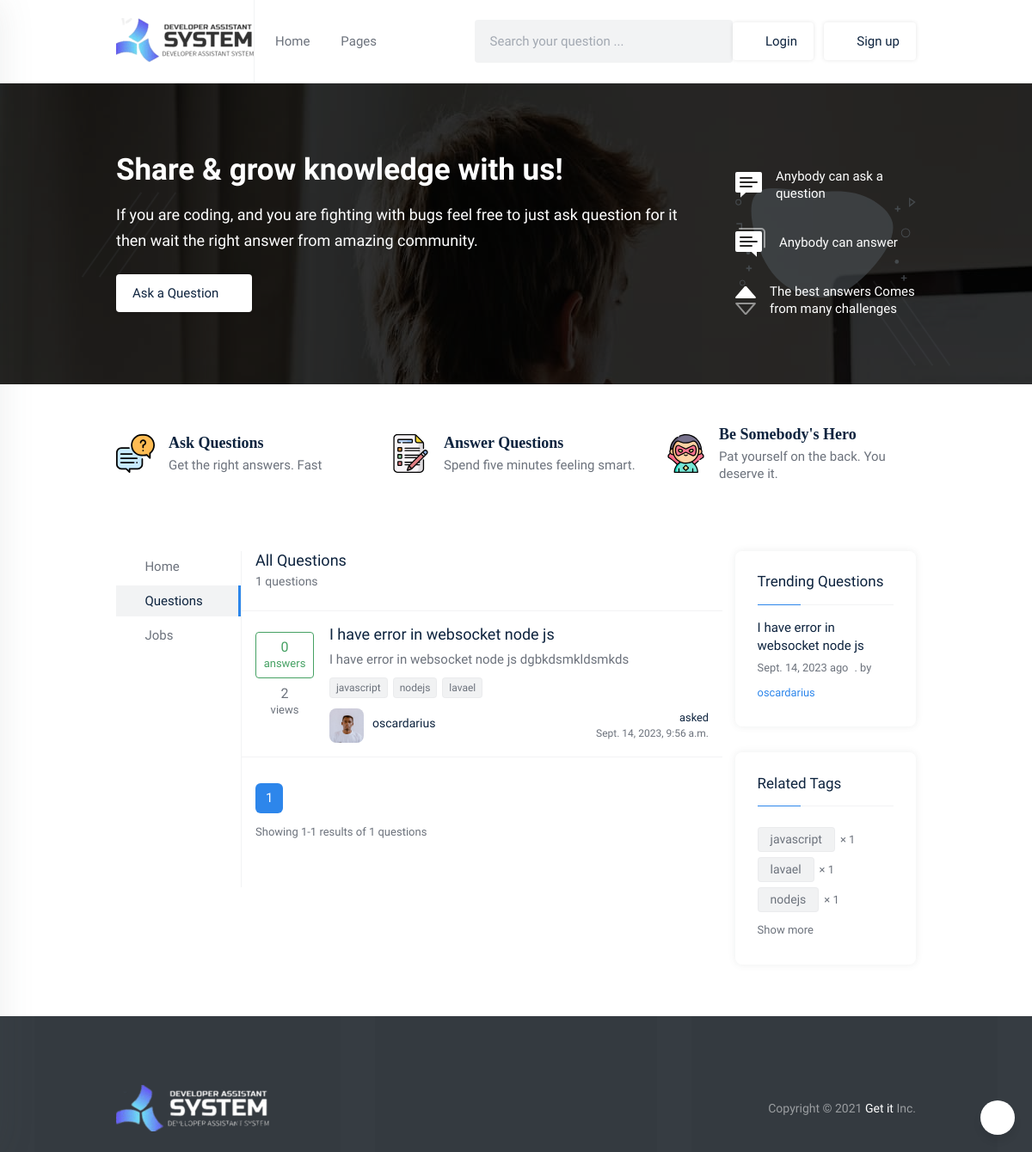
The page /question/ on the database its author committed.
### questions/models.py (models this page shows, shortened)
class Questions_stuff(models.Model):
    title = models.CharField(max_length=100)
    detail = models.TextField(default='')
    body = HTMLField()
    owner = models.ForeignKey(User, on_delete=models.CASCADE)
    viewed = models.PositiveIntegerField()
    tag = models.CharField(max_length=200)
    email_notify = models.BooleanField(default=False)
    whatsapp_notify = models.BooleanField(default=False)
    publish_date = models.DateTimeField(auto_now_add=True)
    def tags_as_list(self):
        return self.tag.split(',')
    def get_count_answer(self):
        id_question = self.id
        ans = Answer_stuff.objects.filter(question__id=id_question)
        if ans.exists():
            final_count = ans.count()
        else:
            final_count = 0
        return final_count
    class Meta:
        verbose_name_plural = 'Question'

### authentication/models.py (models this page shows, shortened)
class Profile(models.Model):
    user = models.OneToOneField(User, on_delete=models.CASCADE)
    user_image = models.ImageField(upload_to='images/', default='profile.png', null=True, blank=True)
    location = models.CharField(max_length=100, null=True, blank=True)
    about_me = models.TextField(null=True, blank=True)
    github_link = models.URLField(default='https://github.com/', null=True, blank=True)
    website_link = models.URLField(default='https://www.google.com/', null=True, blank=True)
    backend_development = models.PositiveIntegerField(null=True, blank=True)
    frontend_development = models.PositiveIntegerField(null=True, blank=True)
    hardware = models.PositiveIntegerField(null=True, blank=True)
    uiandux = models.PositiveIntegerField(null=True, blank=True)
    artificial_intelligence = models.PositiveIntegerField(null=True, blank=True)
    badge = models.BooleanField(default=False)
    date_created = models.DateField(default=now)

class User(AbstractBaseUser):
    full_name = models.CharField(max_length=255, null=False)
    email = models.EmailField(
        verbose_name='email address',
        max_length=255,
        unique=True,
    )
    phone_number = PhoneNumberField(unique=True)
    is_verified = models.BooleanField(default=False)
    is_two_f_enable = models.BooleanField(default=False)
    is_active = models.BooleanField(default=True)
    staff = models.BooleanField(default=False)
    admin = models.BooleanField(default=False)
    USERNAME_FIELD = 'email'
    REQUIRED_FIELDS = ['full_name', 'phone_number']
    objects = UserManager()
    class Meta:
        app_label = 'authentication'

### home_view/views.py (the view)
# urls.py: path('question/', views.question, name="question"),
def question(request):
    all_questions = Questions_stuff.objects.filter().order_by('-publish_date')
    search_question = request.GET.get('search_question')
    if search_question != '' and search_question is not None:
        all_questions = Questions_stuff.objects.filter(
            Q(title__icontains=search_question) | Q(tag__icontains=search_question) | Q(body__in=search_question) | Q(
                detail__icontains=search_question)).distinct()
    all_answer = Answer_stuff.objects.all()
    profile_detail = Profile.objects.all()
    paginator = Paginator(all_questions, 8)
    page_number = request.GET.get('page')
    try:
        posts = paginator.page(page_number)
    except PageNotAnInteger:
        posts = paginator.page(1)
    except EmptyPage:
        posts = paginator.page(paginator.num_pages)
    trending_question = Questions_stuff.objects.filter().order_by('-viewed')
    context = {
        'questions': all_questions,
        'profile_detail': profile_detail,
        'posts': posts,
        'all_questions_count': all_questions.count(),
        'trending_question': trending_question[:4]
    }
    return render(request, 'question.html', context)

### home_view/templates/question.html (shortened to what this page needs)
{% extends 'base_white.html' %}
{% load static %}
{% block content %}
<section class="hero-area pt-80px pb-60px hero-bg-1">
    <div class="overlay"></div>
    <span class="stroke-shape stroke-shape-1"></span>
    <span class="stroke-shape stroke-shape-2"></span>
    <span class="stroke-shape stroke-shape-3"></span>
    <span class="stroke-shape stroke-shape-4"></span>
    <span class="stroke-shape stroke-shape-5"></span>
    <span class="stroke-shape stroke-shape-6"></span>
    <div class="container">
        <div class="row align-items-center">
            <div class="col-lg-9">
                <div class="hero-content">
                    <h2 class="section-title pb-3 text-white">Share & grow knowledge with us!</h2>
                    <p class="section-desc text-white">If you are coding, and you are fighting with bugs feel free to just ask question for it
                        then wait the right answer from amazing community.
                    </p>
                    <div class="hero-btn-box py-4">
                        <a href="{% url 'ask_question' %}" class="btn theme-btn theme-btn-white">Ask a Question <i class="la la-arrow-right icon ml-1"></i></a>
                    </div>
                </div>
            </div>
            <div class="col-lg-3">
                <div class="hero-list hero-list-bg">
                    <div class="d-flex align-items-center pb-30px">
                        <img src="{% static 'home/images/anonymousHeroQuestions.svg' %}" alt="question icon" class="mr-3">
                        <p class="fs-15 text-white lh-20">Anybody can ask a question</p>
                    </div>
                    <div class="d-flex align-items-center pb-30px">
                        <img src="{% static 'home/images/anonymousHeroAnswers.svg' %}" alt="question answer icon" class="mr-3">
                        <p class="fs-15 text-white lh-20">Anybody can answer</p>
                    </div>
                    <div class="d-flex align-items-center">
                        <img src="{% static 'home/images/anonymousHeroUpvote.svg' %}" alt="vote icon" class="mr-3">
                        <p class="fs-15 text-white lh-20">The best answers Comes from many challenges</p>
                    </div>
                </div>
            </div>
        </div>
    </div>
</section>
<section class="question-area">
    <div class="container">
        <div class="row pt-5">
            <div class="col-lg-4 media align-items-center pb-30px responsive-column-half">
                <div class="media-body">
                    <h5 class="fs-18 mb-1 theme-font-2 fw-bold">Ask Questions</h5>
                    <p class="fs-15 lh-20">Get the right answers. Fast</p>
                </div>
            </div>
            <div class="col-lg-4 media align-items-center pb-30px responsive-column-half">
                <div class="media-body">
                    <h5 class="fs-18 mb-1 theme-font-2 fw-bold">Answer Questions</h5>
                    <p class="fs-15 lh-20">Spend five minutes feeling smart.</p>
                </div>
            </div>
            <div class="col-lg-4 media align-items-center pb-30px responsive-column-half">
                <div class="media-body">
                    <h5 class="fs-18 mb-1 theme-font-2 fw-bold">Be Somebody's Hero</h5>
                    <p class="fs-15 lh-20">Pat yourself on the back. You deserve it.</p>
                </div>
            </div>
        </div>
    </div>
</section>
<section class="question-area pt-50px pb-30px">
    <div class="container">
        <div class="row">
            <div class="col-lg-2 pr-0">
                <div class="sidebar pb-45px position-sticky top-0">
                    <ul class="generic-list-item generic-list-item-highlight fs-15">
                        <li class="lh-26"><a href="{% url 'home' %}"><i class="la la-home mr-1 text-black"></i> Home</a></li>
                        <li class="lh-26 active"><a href="{% url 'question' %}"><i class="la la-globe mr-1 text-black"></i> Questions</a></li>
                        <li class="lh-26"><a href="{% url 'job_list' %}"><i class="la la-mouse mr-1 text-black"></i> Jobs</a></li>
                    </ul>
                </div>
            </div>
            <div class="col-lg-7 px-0">
                <div class="question-main-bar border-left border-left-gray pb-50px">
                    <div class="filters pb-4 pl-3 d-flex align-items-center justify-content-between">
                        <div class="mr-3">
                            <h3 class="fs-18 fw-medium">All Questions</h3>
                            <p class="pt-1 fs-14 fw-medium lh-20">{{ all_questions_count }} questions</p>
                        </div>
                    </div>
                    <div class="questions-snippet border-top border-top-gray">
                        {% for question in posts %}
                        <div class="media media-card rounded-0 shadow-none mb-0 bg-transparent p-3 border-bottom border-bottom-gray">
                            <div class="votes text-center votes-2">
                                <div class="answer-block answered my-2">
                                         <span class="answer-counts d-block lh-20 fw-medium">{{ question.get_count_answer }}</span>
                                    <span class="answer-text d-block fs-13 lh-18">answers</span>
                                </div>
                                <div class="view-block">
                                    <span class="view-counts d-block lh-20 fw-medium">{{ question.viewed }}</span>
                                    <span class="view-text d-block fs-13 lh-18">views</span>
                                </div>
                            </div>
                            <div class="media-body">
                                <h5 class="mb-2 fw-medium"><a href="{% url 'question_detail' question.id %}">{{ question.title }}</a></h5>
                                <p class="mb-2 truncate lh-20 fs-15">{{ question.detail }}</p>
                                <div class="tags">
                                    {% for tag in question.tags_as_list %}
                                    <a href="#" class="tag-link">{{ tag }}</a>
                                        {% endfor %}
                                </div>
                                <div class="media media-card user-media align-items-center px-0 border-bottom-0 pb-0">
                                    {% for profile in profile_detail %}
                                        {% if question.owner_id == profile.user_id %}
                                    <a href="{% url 'view_profile_outside' question.id %}" class="media-img d-block">
                                        <img src="{{ profile.user_image.url }}" alt="avatar">
                                    </a>
                                        {% endif %}
                                        {% endfor %}
                                    <div class="media-body d-flex flex-wrap align-items-center justify-content-between">
                                        <div>
                                            <h5 class="pb-1"><a href="{% url 'view_profile_outside' question.id %}">{{ question.owner.full_name }}</a></h5>
                                        </div>
                                        <small class="meta d-block text-right">
                                            <span class="text-black d-block lh-18">asked</span>
                                            <span class="d-block lh-18 fs-12">{{ question.publish_date }}</span>
                                        </small>
                                    </div>
                                </div>
                            </div>
                        </div>
                        {% endfor %}
                    </div>
                    <div class="pager d-flex flex-wrap align-items-center justify-content-between pt-30px px-3">
                        <div>
                            <nav aria-label="Page navigation example">
                                <ul class="pagination generic-pagination pr-1">
                                    <li class="page-item active"><a class="page-link" href="#">{{ posts.number }}</a></li>
                                </ul>
                            </nav>
                            <p class="fs-13 pt-2">Showing {{posts.number}}-{{ posts.paginator.num_pages }} results of {{ posts.paginator.count }} questions</p>
                        </div>
                    </div>
                </div>
            </div>
            <div class="col-lg-3">
                <div class="sidebar">
                    <div class="card card-item">
                        <div class="card-body">
                            <h3 class="fs-17 pb-3">Trending Questions</h3>
                            <div class="divider"><span></span></div>
                            <div class="sidebar-questions pt-3">
                                {% for question in trending_question %}
                                <div class="media media-card media--card media--card-2">
                                    <div class="media-body">
                                        <h5><a href="{% url 'question_detail' question.id %}">{{ question.title }}</a></h5>
                                        <small class="meta">
                                            <span class="pr-1">{{ question.publish_date.date }} ago</span>
                                            <span class="pr-1">. by</span>
                                            <a href="#" class="author">{{ question.owner.full_name }}</a>
                                        </small>
                                    </div>
                                </div>
                                {% endfor %}
                            </div>
                        </div>
                    </div>
                    <div class="card card-item">
                        <div class="card-body">
                            <h3 class="fs-17 pb-3">Related Tags</h3>
                            <div class="divider"><span></span></div>
                            <div class="tags pt-4">
                                {% for tag, tag_count in all_tag %}
                                <div class="tag-item">
                                    <a href="#" class="tag-link tag-link-md">{{ tag }}</a>
                                    <span class="item-multiplier fs-13">
                                    <span>×</span>
                                    <span>{{ tag_count }}</span>
                                </span>
                                </div>
                                {% endfor %}
                                <a class="collapse-btn fs-13" data-toggle="collapse" href="#showMoreTags" role="button" aria-expanded="false" aria-controls="showMoreTags">
                                    <span class="collapse-btn-hide">Show more<i class="la la-angle-down ml-1 fs-11"></i></span>
                                </a>
                            </div>
                        </div>
                    </div>
                </div>
            </div>
        </div>
    </div>
</section>
{% endblock %}

### rows shown on the page
Questions_stuff: get_count_answer "0", viewed "2", title "I have error in websocket node js", detail "I have error in websocket node js dgbkdsmkldsmkds", tags_as_list "javascript" "nodejs" "lavael", owner.full_name "oscardarius", publish_date "Sept. 14, 2023, 9:56 a.m.", publish_date "Sept. 14, 2023"
Profile: user_image (picture)

### other values the page prints
{{ all_questions_count }} "1"
{{ posts.number }} "1"
{{ posts.paginator.num_pages }} "1"
{{ posts.paginator.count }} "1"
{{ tag }} "javascript" "lavael" "nodejs"
{{ tag_count }} "1" "1" "1"
